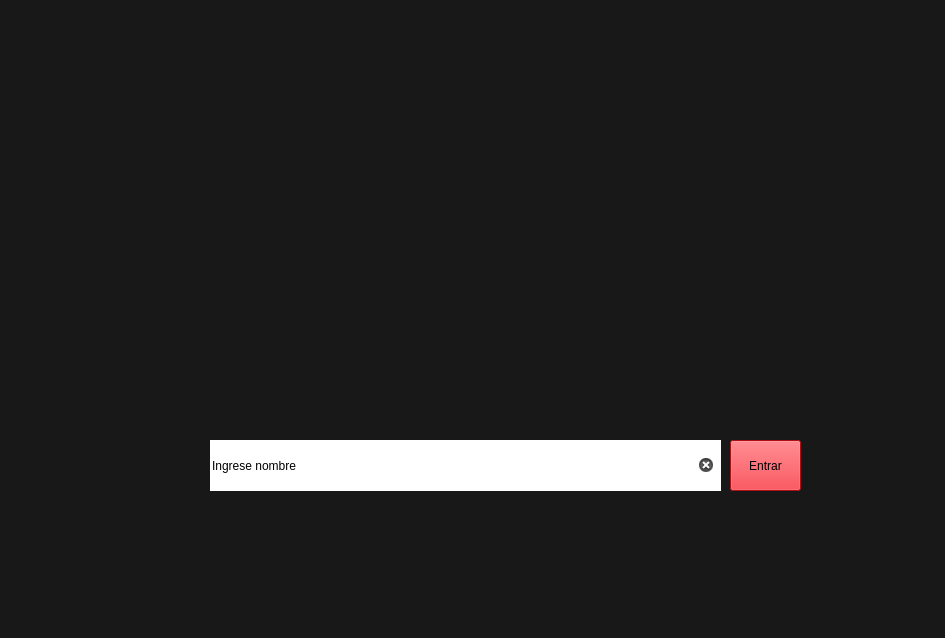
<?xml version="1.0" encoding="UTF-8"?>
<ui version="4.0">
 <class>MainWindow</class>
 <widget class="QMainWindow" name="MainWindow">
  <property name="geometry">
   <rect>
    <x>0</x>
    <y>0</y>
    <width>945</width>
    <height>638</height>
   </rect>
  </property>
  <property name="minimumSize">
   <size>
    <width>945</width>
    <height>638</height>
   </size>
  </property>
  <property name="maximumSize">
   <size>
    <width>945</width>
    <height>638</height>
   </size>
  </property>
  <property name="windowTitle">
   <string>MainWindow</string>
  </property>
  <property name="styleSheet">
   <string notr="true">background-color: rgb(24, 24, 24);</string>
  </property>
  <widget class="QWidget" name="centralwidget">
   <widget class="QLabel" name="label">
    <property name="geometry">
     <rect>
      <x>260</x>
      <y>70</y>
      <width>421</width>
      <height>301</height>
     </rect>
    </property>
    <property name="text">
     <string/>
    </property>
    <property name="pixmap">
     <pixmap>sprites/Logo_2.png</pixmap>
    </property>
    <property name="scaledContents">
     <bool>true</bool>
    </property>
   </widget>
   <widget class="QLineEdit" name="texto_nombre">
    <property name="geometry">
     <rect>
      <x>210</x>
      <y>440</y>
      <width>511</width>
      <height>51</height>
     </rect>
    </property>
    <property name="styleSheet">
     <string notr="true">background-color: rgb(255, 255, 255);
font: 22pt &quot;Impact&quot;;</string>
    </property>
    <property name="inputMask">
     <string/>
    </property>
    <property name="text">
     <string>Ingrese nombre</string>
    </property>
    <property name="frame">
     <bool>false</bool>
    </property>
    <property name="clearButtonEnabled">
     <bool>true</bool>
    </property>
   </widget>
   <widget class="QPushButton" name="pushButton">
    <property name="geometry">
     <rect>
      <x>730</x>
      <y>440</y>
      <width>71</width>
      <height>51</height>
     </rect>
    </property>
    <property name="styleSheet">
     <string notr="true">background-color: rgb(238, 22, 31);
font: 14pt &quot;Impact&quot;;</string>
    </property>
    <property name="text">
     <string>Entrar</string>
    </property>
   </widget>
  </widget>
 </widget>
 <resources/>
 <connections>
  <connection>
   <sender>pushButton</sender>
   <signal>clicked()</signal>
   <receiver>MainWindow</receiver>
   <slot>ingresar_usuario()</slot>
   <hints>
    <hint type="sourcelabel">
     <x>765</x>
     <y>465</y>
    </hint>
    <hint type="destinationlabel">
     <x>472</x>
     <y>318</y>
    </hint>
   </hints>
  </connection>
 </connections>
 <slots>
  <slot>ingresar_usuario()</slot>
 </slots>
</ui>
